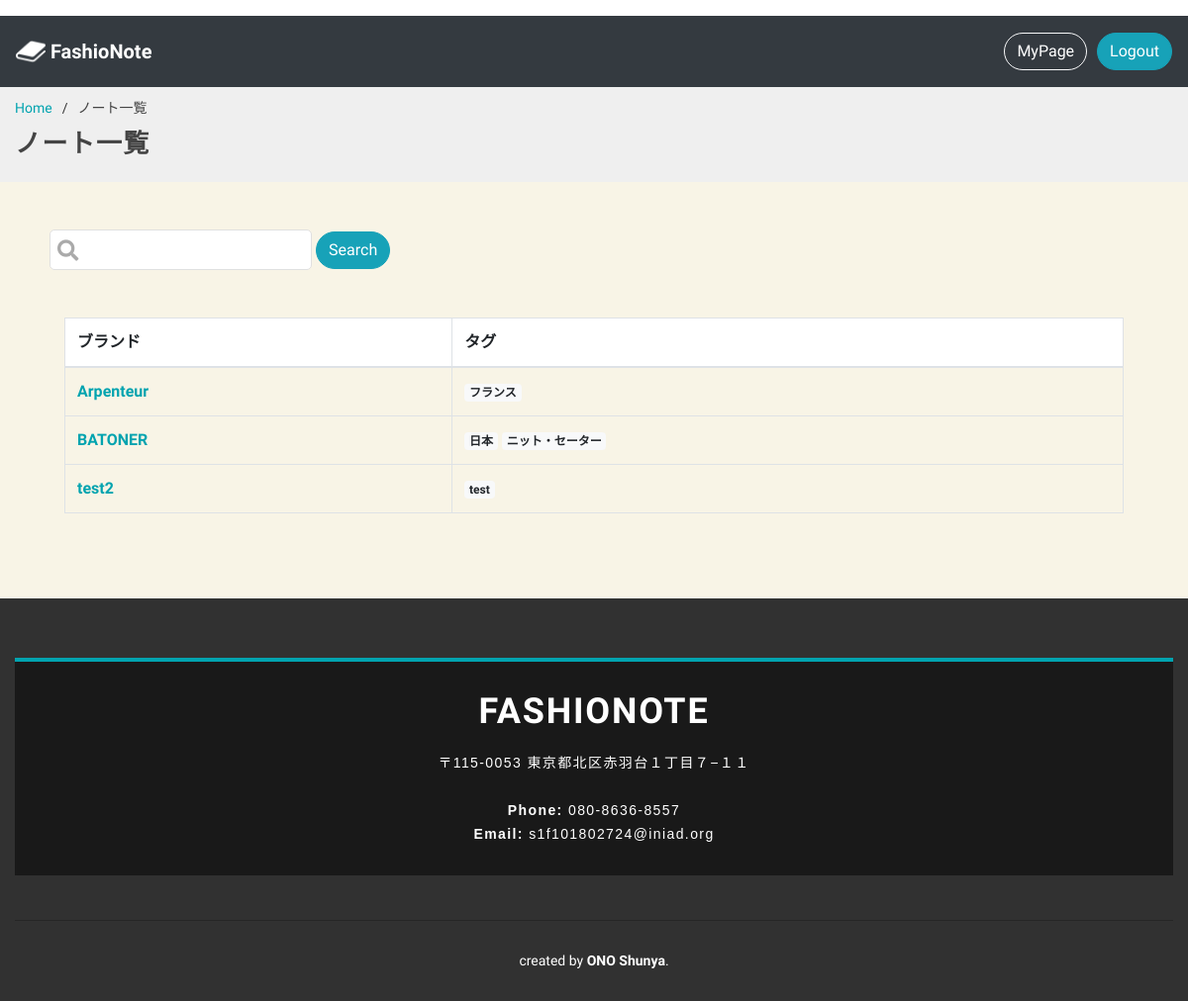
Page /index/ (signed in) on the committed database.
### fashionote/models.py (models this page shows)
class Brand(models.Model):
    brand_name = models.CharField(max_length=256)
    concept = models.TextField(default='')
    url = models.CharField(max_length=256, blank=True, null=True)
    memo = models.TextField(default='')
    image = models.ImageField(upload_to='img/upload', blank=True, null=True)
    tags = TaggableManager(blank=True)
    create_user = models.ForeignKey(get_user_model(), on_delete=models.CASCADE)

### fashionote/views.py (the view)
# urls.py: path(r'index/', views.Index.as_view(), name='index'),
class Index(LoginRequiredMixin,ListView):
    template_name="fashionote/index.html"
    def get_queryset(self):
        if self.request.GET.get('query'):
            queryset = Brand.objects.filter(create_user=self.request.user)
            q_word = self.request.GET.get('query')
            if q_word:
                object_list = queryset.filter(
                    Q(brand_name__icontains=q_word) | Q(concept__icontains=q_word) | Q(memo__icontains=q_word)).order_by('brand_name')
            else:
                object_list = queryset
            return object_list
        else:
            queryset = Brand.objects.filter(create_user=self.request.user).order_by('brand_name')
            return queryset

### fashionote/mixin.py (called while the page is built)
    @method_decorator(login_required(login_url = '/users/login/'))
    def dispatch(self, request, *args, **kwargs):
        return super(LoginRequiredMixin, self).dispatch(request, *args, **kwargs)

### fashionote/templates/fashionote/index.html
{% extends 'head.html' %}
{% block content %}
<main id="main">
  <section id="breadcrumbs" class="breadcrumbs">
    <div class="container">
      <ol>
        <li><a href="{% url 'fashionote:home' %}">Home</a></li>
        <li>ノート一覧</li>
      </ol>
      <h2>ノート一覧</h2>
    </div>
  </section>
  <section>
    <div class="container">
      <form action="" method="get" data-aos="fade-up">
        <div class="inputs">
          <input name="query" value="{{ request.GET.query }}" type="text">
          <button type="submit" class="btn btn-info rounded-pill">Search</button>
          <i class="fa fa-search fa-lg fa-fw" aria-hidden="true"></i>
        </div>
      </form>
      {% if object_list %}
      <div class="index" data-aos="fade-up" data-aos-delay="100">
        <table class="table table-bordered table-hover">
          <thead style="background-color: #ffffff">
            <tr>
              <th>ブランド</th>
              <th>タグ</th>
            </tr>
          </thead>
          {% for object in object_list %}
          <tr>
            <td>
              <a class="show" href="{% url 'fashionote:detail' object.id %}"> <b>{{object.brand_name}}</b></a>
            </td>
            <td>
              {% for tag in object.tags.all %}
              <a href="{% url 'fashionote:tag' tag %}"><span class="badge badge-light">{{ tag }}</span></a>
              {% endfor %}
            </td>
          </tr>
          {% endfor %}
        </table>
      </div>
      {% else %}
      <div class="note_create_before">
        <p>まだノートは作成されていません。</p>
        <p><a href="{% url 'fashionote:create' %}">ノートを書く</a></p>
      </div>
      {% endif %}
    </div>
  </section>
</main>
{% endblock %}

### fashionote/static/css/style.css (style rules this page uses)
#main { background-color: #f8f4e6; }
body { font-family: 'M PLUS Rounded 1c', sans-serif; color: #444444; }
a { color: #00a3af; }
h1, h2, h3, h4, h5, h6 { font-family: 'M PLUS Rounded 1c', sans-serif; font-weight: "medium"; letter-spacing: 0.05em; }
.container { max-width: 1350px; width: 100%; padding: 0 15px; margin: 0 auto; }
.inputs { position: relative; width: 100%; margin: 40px 3%; overflow: hidden; }
input[type="text"], input[type="number"], input[type="email"], input[type="password"], textarea { font-family: 'M PLUS Rounded 1c', sans-serif; box-sizing: border-box; margin: 8px 0; transition: 0.3s; outline: none; border: solid 1px #e0e0e0; border-radius:5px; padding:8px; font-size: 15px; }
input[type="text"], input[type="number"], input[type="email"], input[type="password"], textarea { padding-left: 40px; }
i { position: absolute; top: 12px; left: 0; padding: 9px 8px; transition: 0.3s; color: #aaaaaa; }
.breadcrumbs { padding: 15px 0; background: #efefef; margin-top: 60px; }
.breadcrumbs h2 { font-size: 26px; font-weight: 600; }
.breadcrumbs ol { display: flex; flex-wrap: wrap; list-style: none; padding: 0 0 10px 0; margin: 0; font-size: 14px; }
.breadcrumbs ol li + li { padding-left: 10px; }
.breadcrumbs ol li + li::before { display: inline-block; padding-right: 10px; color: #333333; content: "/"; }
.index { padding-left:50px; padding-right:50px; padding-bottom: 70px; }

### rows in the picture
Brand: brand_name "Arpenteur"
Tag: name "フランス"
Brand: brand_name "BATONER"
Tag: name "日本"
Tag: name "ニット・セーター"
Brand: brand_name "test2"
Tag: name "test"
